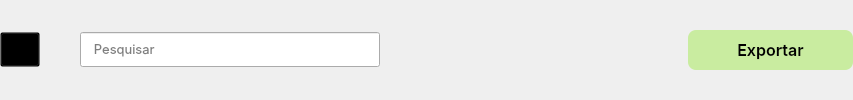
       <widget class="QWidget" name="widget" native="true">
        <layout class="QHBoxLayout" name="horizontalLayout_3">
         <property name="spacing">
          <number>0</number>
         </property>
         <property name="leftMargin">
          <number>0</number>
         </property>
         <property name="topMargin">
          <number>0</number>
         </property>
         <property name="rightMargin">
          <number>0</number>
         </property>
         <property name="bottomMargin">
          <number>0</number>
         </property>
         <item>
          <layout class="QHBoxLayout" name="horizontalLayout_2">
           <item>
            <widget class="QPushButton" name="change_btn">
             <property name="minimumSize">
              <size>
               <width>0</width>
               <height>35</height>
              </size>
             </property>
             <property name="cursor">
              <cursorShape>PointingHandCursor</cursorShape>
             </property>
             <property name="styleSheet">
              <string notr="true">QPushButton {
    background-color: transparent;
}
</string>
             </property>
             <property name="text">
              <string/>
             </property>
             <property name="icon">
              <iconset>
               <normaloff>../resources/icons/align-justify-on.svg</normaloff>
               <normalon>../resources/icons/align-justify.svg</normalon>../resources/icons/align-justify-on.svg</iconset>
             </property>
             <property name="iconSize">
              <size>
               <width>35</width>
               <height>35</height>
              </size>
             </property>
             <property name="checkable">
              <bool>true</bool>
             </property>
             <property name="checked">
              <bool>true</bool>
             </property>
            </widget>
           </item>
           <item>
            <spacer name="horizontalSpacer">
             <property name="orientation">
              <enum>Qt::Horizontal</enum>
             </property>
             <property name="sizeHint" stdset="0">
              <size>
               <width>40</width>
               <height>20</height>
              </size>
             </property>
            </spacer>
           </item>
           <item>
            <layout class="QHBoxLayout" name="horizontalLayout">
             <item>
              <widget class="QLineEdit" name="search_input">
               <property name="minimumSize">
                <size>
                 <width>300</width>
                 <height>35</height>
                </size>
               </property>
               <property name="font">
                <font>
                 <family>Inter</family>
                 <pointsize>10</pointsize>
                </font>
               </property>
               <property name="placeholderText">
                <string>   Pesquisar</string>
               </property>
              </widget>
             </item>
             <item>
              <widget class="QPushButton" name="search_btn">
               <property name="minimumSize">
                <size>
                 <width>40</width>
                 <height>35</height>
                </size>
               </property>
               <property name="font">
                <font>
                 <family>Inter</family>
                </font>
               </property>
               <property name="cursor">
                <cursorShape>PointingHandCursor</cursorShape>
               </property>
               <property name="styleSheet">
                <string notr="true">QPushButton#search_btn {
    background-color: transparent;
	border-radius: 5px;
}
QPushButton#search_btn::hover {
    background-color: #F4F0F0;
}
</string>
               </property>
               <property name="text">
                <string/>
               </property>
               <property name="icon">
                <iconset>
                 <normaloff>../resources/icons/search.svg</normaloff>../resources/icons/search.svg</iconset>
               </property>
               <property name="iconSize">
                <size>
                 <width>30</width>
                 <height>30</height>
                </size>
               </property>
               <property name="checkable">
                <bool>false</bool>
               </property>
               <property name="checked">
                <bool>false</bool>
               </property>
               <property name="autoRepeat">
                <bool>false</bool>
               </property>
               <property name="autoExclusive">
                <bool>false</bool>
               </property>
              </widget>
             </item>
            </layout>
           </item>
           <item>
            <spacer name="horizontalSpacer_2">
             <property name="orientation">
              <enum>Qt::Horizontal</enum>
             </property>
             <property name="sizeHint" stdset="0">
              <size>
               <width>268</width>
               <height>20</height>
              </size>
             </property>
            </spacer>
           </item>
           <item>
            <widget class="QPushButton" name="export_btn">
             <property name="minimumSize">
              <size>
               <width>165</width>
               <height>40</height>
              </size>
             </property>
             <property name="font">
              <font>
               <family>Inter SemiBold</family>
               <pointsize>12</pointsize>
              </font>
             </property>
             <property name="cursor">
              <cursorShape>PointingHandCursor</cursorShape>
             </property>
             <property name="styleSheet">
              <string notr="true">QPushButton#export_btn {
	background-color: #C9ECA0;
	border-radius: 8px;
}
QPushButton#export_btn::hover {
	background-color: #7E9465;
}

</string>
             </property>
             <property name="text">
              <string>Exportar</string>
             </property>
            </widget>
           </item>
          </layout>
         </item>
        </layout>
       </widget>
